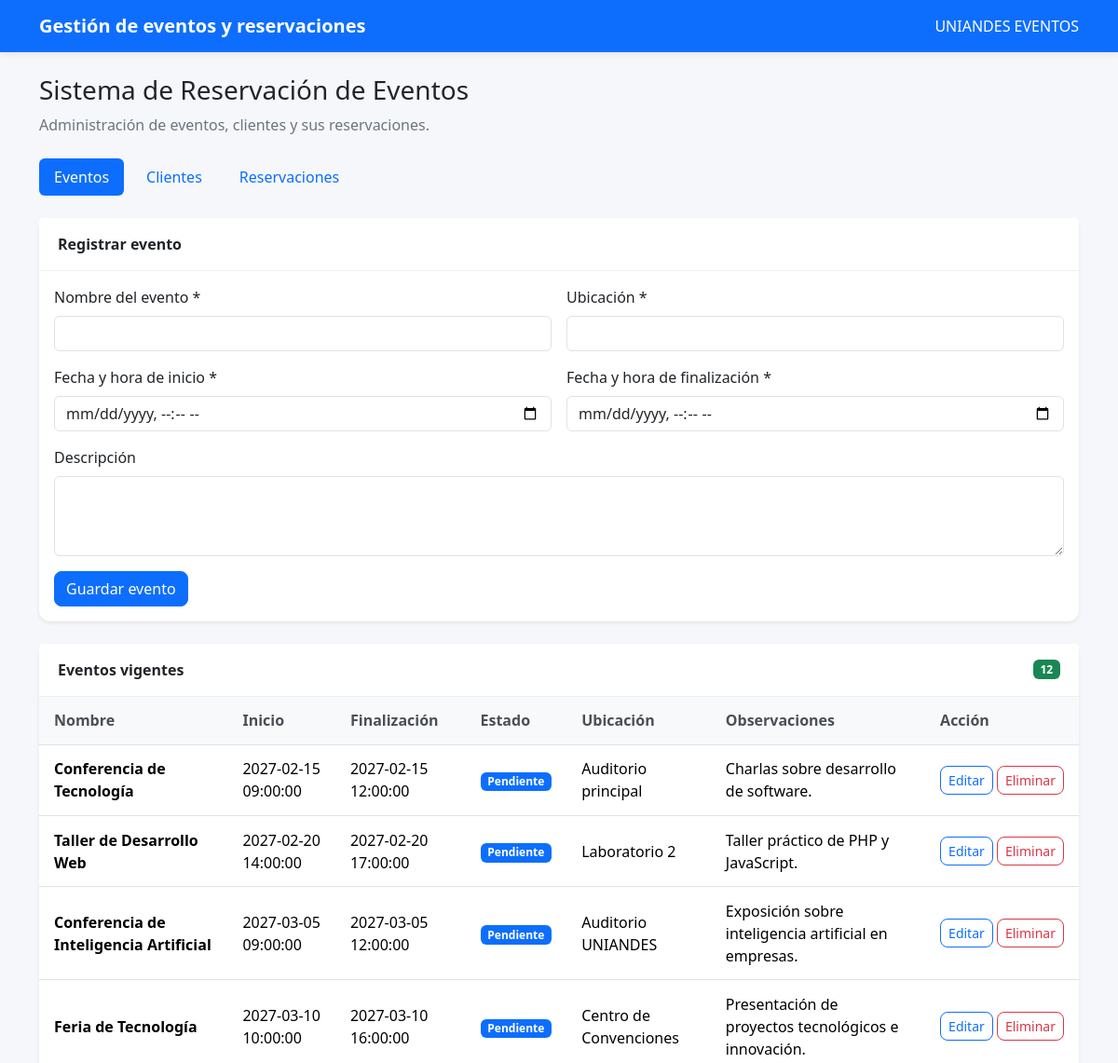
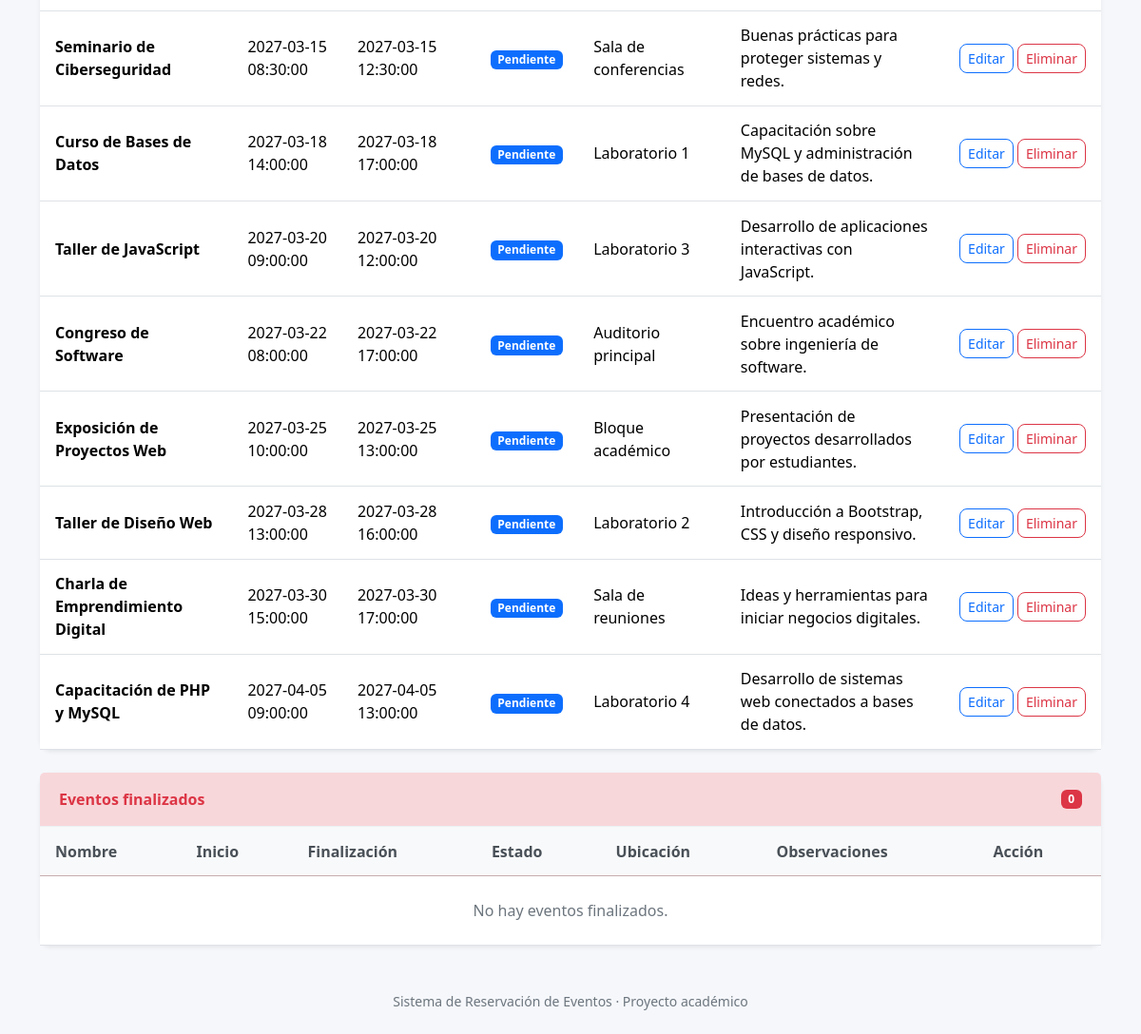
The page / on the database its author committed (2 pictures, top to bottom).
### tables this page shows
CREATE TABLE IF NOT EXISTS Eventos (
    evento_id INT AUTO_INCREMENT PRIMARY KEY,
    nombre VARCHAR(120) NOT NULL,
    descripcion TEXT,
    fecha DATETIME NOT NULL,
    fecha_fin DATETIME NULL,
    ubicacion VARCHAR(180) NOT NULL,
    creado_en TIMESTAMP DEFAULT CURRENT_TIMESTAMP
);

### models/Eventos.php (called while the page is built, shortened)
<?php
class Eventos
{
    public function vigentes(): array
    {
        $sql = 'SELECT * FROM Eventos
                WHERE fecha_fin IS NULL OR fecha_fin >= NOW()
                ORDER BY fecha ASC';
        return $this->db->query($sql)->fetchAll(PDO::FETCH_ASSOC);
    }
    public function finalizados(): array
    {
        $sql = 'SELECT * FROM Eventos
                WHERE fecha_fin IS NOT NULL
                AND fecha_fin < NOW()
                ORDER BY fecha_fin DESC';
        return $this->db->query($sql)->fetchAll(PDO::FETCH_ASSOC);
    }
}

### public/views/eventos.php (the view, shortened to what this page needs)
<?php
$pestanaActiva = $pestanaActiva ?? 'eventos';
$eventoEditar = $eventoEditar ?? null;
$eventosVigentes = $eventosVigentes ?? [];
$eventosFinalizados = $eventosFinalizados ?? [];
?>
<section
    class="tab-pane fade <?= $pestanaActiva === 'eventos' ? 'show active' : '' ?>"
    id="eventos">
    <div class="card shadow-sm mb-4">
        <div class="card-header fw-semibold">
            <?= $eventoEditar ? 'Editar evento' : 'Registrar evento' ?>
        </div>
        <div class="card-body">
            <form method="POST" class="row g-3">
                <div class="col-md-6">
                    <label class="form-label">Nombre del evento *</label>
                    <input
                        class="form-control"
                        name="nombre"
                        value="<?= h($eventoEditar['nombre'] ?? '') ?>"
                        required
                        maxlength="120">
                </div>
                <div class="col-md-6">
                    <label class="form-label">Ubicación *</label>
                    <input
                        class="form-control"
                        name="ubicacion"
                        value="<?= h($eventoEditar['ubicacion'] ?? '') ?>"
                        required
                        maxlength="180">
                </div>
                <div class="col-md-6">
                    <label class="form-label">Fecha y hora de inicio *</label>
                    <input
                        class="form-control"
                        type="datetime-local"
                        name="fecha"
                        value="<?= $eventoEditar && !empty($eventoEditar['fecha'])
                            ? h(date('Y-m-d\TH:i', strtotime($eventoEditar['fecha'])))
                            : '' ?>"
                        required>
                </div>
                <div class="col-md-6">
                    <label class="form-label">Fecha y hora de finalización *</label>
                    <input
                        class="form-control"
                        type="datetime-local"
                        name="fecha_fin"
                        value="<?= $eventoEditar && !empty($eventoEditar['fecha_fin'])
                            ? h(date('Y-m-d\TH:i', strtotime($eventoEditar['fecha_fin'])))
                            : '' ?>"
                        required>
                </div>
                <div class="col-12">
                    <label class="form-label">Descripción</label>
                    <textarea
                        class="form-control"
                        name="descripcion"
                        rows="3"><?= h($eventoEditar['descripcion'] ?? '') ?></textarea>
                </div>
                <div class="col-12">
                    <button class="btn btn-primary">
                        <?= $eventoEditar ? 'Actualizar evento' : 'Guardar evento' ?>
                    </button>
                </div>
            </form>
        </div>
    </div>
    <div class="card shadow-sm mb-4">
        <div class="card-header fw-semibold d-flex justify-content-between align-items-center">
            <span>
                Eventos vigentes
            </span>
            <span class="badge bg-success" id="contador-vigentes">
                <?= count($eventosVigentes) ?>
            </span>
        </div>
        <div class="table-responsive">
            <table class="table table-hover align-middle mb-0">
                <thead>
                    <tr>
                        <th>Nombre</th>
                        <th>Inicio</th>
                        <th>Finalización</th>
                        <th>Estado</th>
                        <th>Ubicación</th>
                        <th>Observaciones</th>
                        <th>Acción</th>
                    </tr>
                </thead>
                <tbody id="tabla-eventos-vigentes">
                    <?php foreach ($eventosVigentes as $evento): ?>
                        <tr
                            data-evento-id="<?= (int) $evento['evento_id'] ?>"
                            data-fecha-inicio="<?= h(date('Y-m-d\TH:i:s', strtotime($evento['fecha']))) ?>"
                            data-fecha-fin="<?= !empty($evento['fecha_fin'])
                                ? h(date('Y-m-d\TH:i:s', strtotime($evento['fecha_fin'])))
                                : '' ?>">
                            <td>
                                <strong><?= h($evento['nombre']) ?></strong>
                            </td>
                            <td><?= h($evento['fecha']) ?></td>
                            <td><?= h($evento['fecha_fin'] ?? '') ?></td>
                            <td>
                                <span class="badge estado-evento">
                                </span>
                            </td>
                            <td><?= h($evento['ubicacion']) ?></td>
                            <td><?= h($evento['descripcion']) ?></td>
                            <td class="text-nowrap">
                                <a
                                    href="index.php?editar=<?= (int) $evento['evento_id'] ?>&pestana=eventos#eventos"
                                    class="btn btn-sm btn-outline-primary">
                                    Editar
                                </a>
                                <form method="POST" class="form-eliminar d-inline">
                                    <button class="btn btn-sm btn-outline-danger">
                                        Eliminar
                                    </button>
                                </form>
                            </td>
                        </tr>
                    <?php endforeach; ?>
                </tbody>
            </table>
        </div>
    </div>
    <div class="card shadow-sm border-danger">
        <div class="card-header bg-danger-subtle text-danger fw-semibold d-flex justify-content-between align-items-center">
            <span>
                Eventos finalizados
            </span>
            <span class="badge bg-danger" id="contador-finalizados">
                <?= count($eventosFinalizados) ?>
            </span>
        </div>
        <div class="table-responsive">
            <table class="table table-hover align-middle mb-0">
                <thead class="table-danger">
                    <tr>
                        <th>Nombre</th>
                        <th>Inicio</th>
                        <th>Finalización</th>
                        <th>Estado</th>
                        <th>Ubicación</th>
                        <th>Observaciones</th>
                        <th>Acción</th>
                    </tr>
                </thead>
                <tbody id="tabla-eventos-finalizados">
                    <?php if (!$eventosFinalizados): ?>
                        <tr id="sin-eventos-finalizados">
                            <td colspan="7" class="text-center text-secondary py-4">
                                No hay eventos finalizados.
                            </td>
                        </tr>
                    <?php endif; ?>
                </tbody>
            </table>
        </div>
    </div>
</section>

### public/index.php (shortened to what this page needs)
<?php
require_once __DIR__ . '/../config/database.php';
require_once __DIR__ . '/../models/Eventos.php';
require_once __DIR__ . '/../models/Clientes.php';
$eventosModel = new Eventos($pdo);
function h(?string $valor): string
{
    return htmlspecialchars($valor ?? '', ENT_QUOTES, 'UTF-8');
}
$eventosVigentes = $eventosModel->vigentes();
$eventosFinalizados = $eventosModel->finalizados();
$eventoEditar = null;
$clienteEditar = null;
if (
    isset($_GET['pestana']) &&
    in_array($_GET['pestana'], ['eventos', 'clientes', 'reservas'], true)
) {
    $pestanaActiva = $_GET['pestana'];
} elseif ($clienteEditar) {
    $pestanaActiva = 'clientes';
} elseif ($eventoEditar) {
    $pestanaActiva = 'eventos';
} else {
    $pestanaActiva = 'eventos';
}
?>
<!doctype html>
<html lang="es">
<head>
    <link
        href="https://cdn.jsdelivr.net/npm/bootstrap@5.3.3/dist/css/bootstrap.min.css"
        rel="stylesheet">
    <link href="assets/css/styles.css" rel="stylesheet">
</head>
<body>
    <nav class="navbar navbar-expand-lg navbar-dark bg-primary">
        <div class="container">
            <a class="navbar-brand fw-bold" href="index.php">
                Gestión de eventos y reservaciones
            </a>
            <span class="navbar-text text-white">
                UNIANDES EVENTOS
            </span>
        </div>
    </nav>
    <main class="container py-4">
        <header class="mb-4">
            <h1 class="h3">
                Sistema de Reservación de Eventos
            </h1>
            <p class="text-secondary mb-0">
                Administración de eventos, clientes y sus reservaciones.
            </p>
        </header>
        <ul class="nav nav-pills gap-2 mb-4" id="tabs" role="tablist">
            <li class="nav-item">
                <button
                    class="nav-link <?= $pestanaActiva === 'eventos' ? 'active' : '' ?>"
                    data-bs-toggle="pill"
                    data-bs-target="#eventos"
                    type="button">
                    Eventos
                </button>
            </li>
            <li class="nav-item">
                <button
                    class="nav-link <?= $pestanaActiva === 'clientes' ? 'active' : '' ?>"
                    data-bs-toggle="pill"
                    data-bs-target="#clientes"
                    type="button">
                    Clientes
                </button>
            </li>
            <li class="nav-item">
                <button
                    class="nav-link <?= $pestanaActiva === 'reservas' ? 'active' : '' ?>"
                    data-bs-toggle="pill"
                    data-bs-target="#reservas"
                    type="button">
                    Reservaciones
                </button>
            </li>
        </ul>
        <div class="tab-content">
            <?php require __DIR__ . '/views/eventos.php'; ?>
        </div>
    </main>
    <footer class="container py-4 text-center text-secondary small">
        Sistema de Reservación de Eventos · Proyecto académico
    </footer>
</body>
</html>

### public/assets/css/styles.css (style rules this page uses)
body { background: #f5f7fb; }
.navbar { box-shadow: 0 2px 8px rgba(0,0,0,.08); }
.card { border: 0; border-radius: 12px; }
.card-header { background: #fff; border-bottom: 1px solid #edf0f4; padding: 1rem 1.25rem; }
.table thead th { background: #f8f9fa; color: #495057; white-space: nowrap; }
.table td, .table th { padding: .85rem 1rem; }
.btn { border-radius: 8px; }

### rows shown on the page
eventos: nombre "Conferencia de Tecnología", fecha "2027-02-15 09:00:00", fecha_fin "2027-02-15 12:00:00", ubicacion "Auditorio principal", descripcion "Charlas sobre desarrollo de software."
eventos: nombre "Taller de Desarrollo Web", fecha "2027-02-20 14:00:00", fecha_fin "2027-02-20 17:00:00", ubicacion "Laboratorio 2", descripcion "Taller práctico de PHP y JavaScript."
eventos: nombre "Conferencia de Inteligencia Artificial", fecha "2027-03-05 09:00:00", fecha_fin "2027-03-05 12:00:00", ubicacion "Auditorio UNIANDES", descripcion "Exposición sobre inteligencia artificial en empresas."
eventos: nombre "Feria de Tecnología", fecha "2027-03-10 10:00:00", fecha_fin "2027-03-10 16:00:00", ubicacion "Centro de Convenciones", descripcion "Presentación de proyectos tecnológicos e innovación."
eventos: nombre "Seminario de Ciberseguridad", fecha "2027-03-15 08:30:00", fecha_fin "2027-03-15 12:30:00", ubicacion "Sala de conferencias", descripcion "Buenas prácticas para proteger sistemas y redes."
eventos: nombre "Curso de Bases de Datos", fecha "2027-03-18 14:00:00", fecha_fin "2027-03-18 17:00:00", ubicacion "Laboratorio 1", descripcion "Capacitación sobre MySQL y administración de bases de datos."
eventos: nombre "Taller de JavaScript", fecha "2027-03-20 09:00:00", fecha_fin "2027-03-20 12:00:00", ubicacion "Laboratorio 3", descripcion "Desarrollo de aplicaciones interactivas con JavaScript."
eventos: nombre "Congreso de Software", fecha "2027-03-22 08:00:00", fecha_fin "2027-03-22 17:00:00", ubicacion "Auditorio principal", descripcion "Encuentro académico sobre ingeniería de software."
eventos: nombre "Exposición de Proyectos Web", fecha "2027-03-25 10:00:00", fecha_fin "2027-03-25 13:00:00", ubicacion "Bloque académico", descripcion "Presentación de proyectos desarrollados por estudiantes."
eventos: nombre "Taller de Diseño Web", fecha "2027-03-28 13:00:00", fecha_fin "2027-03-28 16:00:00", ubicacion "Laboratorio 2", descripcion "Introducción a Bootstrap, CSS y diseño responsivo."
eventos: nombre "Charla de Emprendimiento Digital", fecha "2027-03-30 15:00:00", fecha_fin "2027-03-30 17:00:00", ubicacion "Sala de reuniones", descripcion "Ideas y herramientas para iniciar negocios digitales."
eventos: nombre "Capacitación de PHP y MySQL", fecha "2027-04-05 09:00:00", fecha_fin "2027-04-05 13:00:00", ubicacion "Laboratorio 4", descripcion "Desarrollo de sistemas web conectados a bases de datos."

### other values the page prints
count($eventosVigentes) "12"
count($eventosFinalizados) "0"
